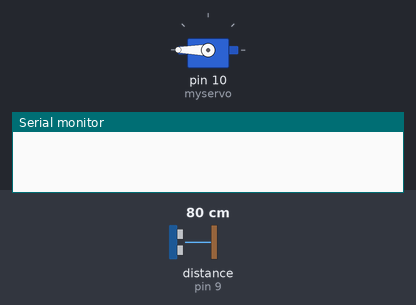
This sketch was run on a simulated Arduino Uno, built with avr-gcc and run on an emulated ATmega328P. Shown: servo, the last lines printed to the serial monitor. Wiring (inferred from the names in the program): ultrasonic range finder: trigger pin 8; echo pin 9. The test bench sets the inputs (shaded band); at power-on: distance to the obstacle (sensor on pin 9) 80 cm. The echo pulse lasts 58.3 µs per cm.

Above: at 1.2 s.
1.3 s: distance to the obstacle (sensor on pin 9) set to 53 cm
2.8 s: distance to the obstacle (sensor on pin 9) set to 45 cm
At 3.7 s:
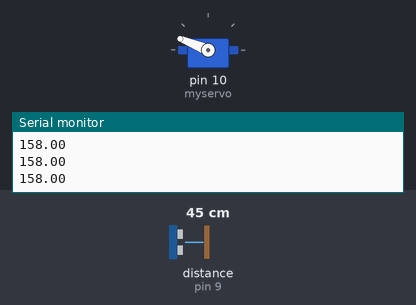
4.3 s: distance to the obstacle (sensor on pin 9) set to 2 cm
At 5.4 s:
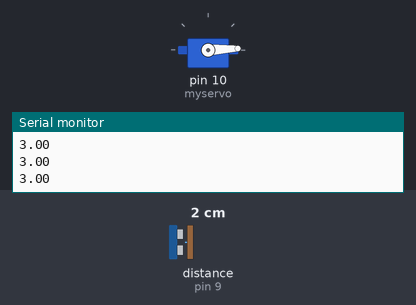
5.8 s: distance to the obstacle (sensor on pin 9) set to 9 cm
At 6.5 s:
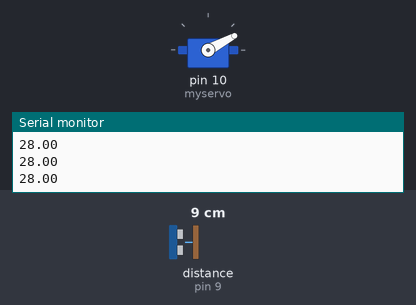
7.3 s: distance to the obstacle (sensor on pin 9) set to 18 cm
At 8.4 s:
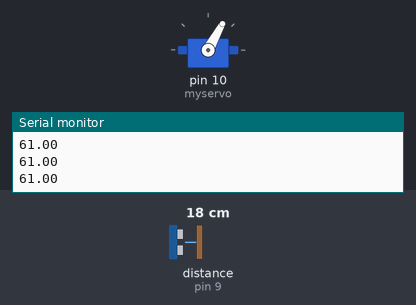
8.8 s: distance to the obstacle (sensor on pin 9) set to 60 cm
At 9.7 s:
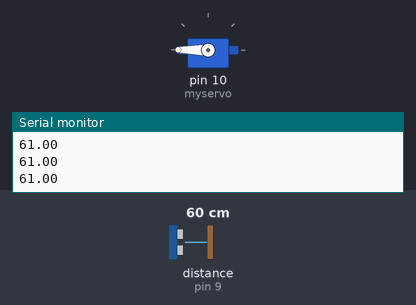
Timing chart, 0 to 11.3 s (numbered marks = the images above; inputs shaded):
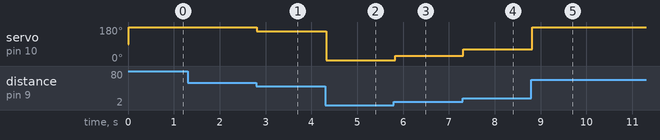

Measured:
- the behaviour switches between 51 and 50 cm on distance to the obstacle (sensor on pin 9) (found by bisection; images 0 and 1)
- after the input at 1.3 s, every drawn part: stays the same
- after the input at 2.8 s, servo on pin 10 (myservo): 180° → 158° at once
- after the input at 4.3 s, servo on pin 10 (myservo): 158° → 3° at once
- after the input at 5.8 s, servo on pin 10 (myservo): 3° → 28° at once
- after the input at 7.3 s, servo on pin 10 (myservo): 28° → 61° at once
- after the input at 8.8 s, servo on pin 10 (myservo): 61° → 180° at once

The sketch:

amari_kai.ino
```cpp
#include <Servo.h>

#define TRIGPIN 8
#define ECHOPIN 9
#define CTM 19

Servo myservo;

int pos = 0;

void setup() {
  Serial.begin(9600);
  myservo.attach(10);
    pinMode(TRIGPIN,OUTPUT);
  pinMode(ECHOPIN,INPUT);
//  myservo.write(0);
}

void loop() {

    int dur;
  float dis;
  digitalWrite(TRIGPIN,HIGH);
  delayMicroseconds(CTM);
  digitalWrite(TRIGPIN,LOW);
  dur = pulseIn(ECHOPIN,HIGH);
  dis = (float) dur*0.017;
//  Serial.print(dis);
//  Serial.println("cm");

  delay(10);

//  for ( pos = 0; pos < 180; pos += 5 ) {
  if(dis <= 50){
    dis = map(dis, 0, 50, 0 ,180);
    myservo.write(dis);
    delay(10);
    Serial.println(dis);
  }else{
    myservo.write(180);
  }
//  for ( pos = 180; pos > 0; pos -= 5 ) {
//    myservo.write( pos );
//    delay( 5 );
//  }
//  Serial.println(pos);
}
```
